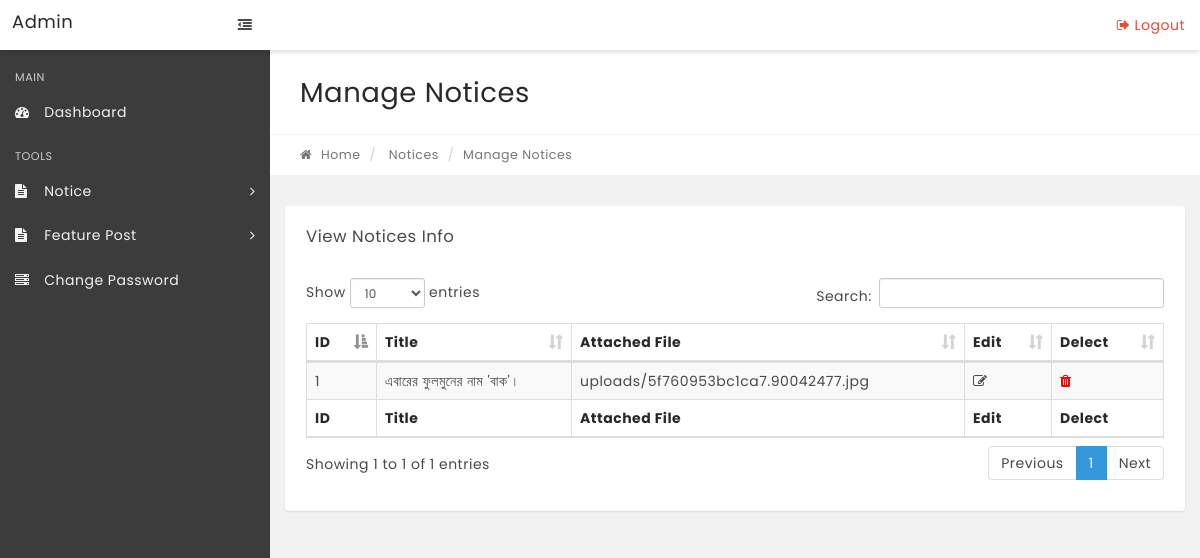
Screenshot of /Notice_board/manage-notice.php with the database file from the repository.
### tables this page shows
CREATE TABLE `notices` (
  `id` int(11) NOT NULL,
  `Title` varchar(100) NOT NULL,
  `Files` varchar(100) NOT NULL,
  `mydate` timestamp NULL DEFAULT NULL
);

### Notice_board/manage-notice.php (the view, shortened to what this page needs)
<?php
include('includes/config.php');
if(strlen($_SESSION['alogin'])=="")
    {
    header("Location: ../login/index.php");
    }
    else{
?>
<!DOCTYPE html>
<html lang="en">
<head>
    <link rel="stylesheet" href="css/bootstrap.min.css" media="screen">
    <link rel="stylesheet" href="css/font-awesome.min.css" media="screen">
    <link rel="stylesheet" href="css/animate-css/animate.min.css" media="screen">
    <link rel="stylesheet" href="css/lobipanel/lobipanel.min.css" media="screen">
    <link rel="stylesheet" href="css/prism/prism.css" media="screen">
    <link rel="stylesheet" type="text/css" href="js/DataTables/datatables.min.css" />
    <link rel="stylesheet" href="css/main.css" media="screen">
</head>
<body class="top-navbar-fixed">
    <div class="main-wrapper">
        <?php include('includes/topbar.php');?>
        <div class="content-wrapper">
            <div class="content-container">
                <?php include('includes/leftbar.php');?>
                <div class="main-page">
                    <div class="container-fluid">
                        <div class="row page-title-div">
                            <div class="col-md-6">
                                <h2 class="title">Manage Notices</h2>
                            </div>
                        </div>
                        <div class="row breadcrumb-div">
                            <div class="col-md-6">
                                <ul class="breadcrumb">
                                    <li><a href="dashboard.php"><i class="fa fa-home"></i> Home</a></li>
                                    <li> Notices</li>
                                    <li class="active">Manage Notices</li>
                                </ul>
                            </div>
                        </div>
                    </div>
                    <section class="section">
                        <div class="container-fluid">
                            <div class="row">
                                <div class="col-md-12">
                                    <div class="panel">
                                        <div class="panel-heading">
                                            <div class="panel-title">
                                                <h5>View Notices Info</h5>
                                            </div>
                                        </div>
                                        <div class="panel-body p-20">
                                            <table id="example" class="display table table-striped table-bordered"
                                                cellspacing="0" width="100%">
                                                <thead>
                                                    <tr>
                                                        <th>ID</th>
                                                        <th>Title</th>
                                                        <th>Attached File</th>
                                                        <th>Edit</th>
                                                        <th>Delect</th>
                                                    </tr>
                                                </thead>
                                                <tfoot>
                                                    <tr>
                                                        <th>ID</th>
                                                        <th>Title</th>
                                                        <th>Attached File</th>
                                                        <th>Edit</th>
                                                        <th>Delect</th>
                                                    </tr>
                                                </tfoot>
                                                <tbody>
<?php $sql = "SELECT * from notices";
$query = $dbh->prepare($sql);
$query->execute();
$results=$query->fetchAll(PDO::FETCH_OBJ);
$cnt=1;
if($query->rowCount() > 0)
{
foreach($results as $result)
{   ?>
                                                    <tr>
                                                        <td><?php echo htmlentities($cnt);?></td>
                                                        <td><?php echo htmlentities($result->Title);?></td>
                                                        <td><?php echo htmlentities($result->Files);?></td>
                                                        <td>
                                                            <a
                                                                href="edit-notice.php?subjectid=<?php echo htmlentities($result->id);?>"><i
                                                                    class="fa fa-edit" title="Edit Record"></i> </a>
                                                        </td>
                                                        <td>
                                                            <a style="color:red;"
                                                                href="delete-notice.php?subjectid=<?php echo htmlentities($result->id);?>"><i
                                                                    class="fa fa-trash" title="Delect Record"></i> </a>
                                                        </td>
                                                    </tr>
                                                    <?php $cnt=$cnt+1;}} ?>
                                                </tbody>
                                            </table>
                                        </div>
                                    </div>
                                </div>
                            </div>
                        </div>
                </div>
            </div>
        </div>
    </div>
</body>
</html>
<?php } ?>

### rows the page displays
notices: Title "এবারের ফুলমুনের নাম 'বাক'।", Files "uploads/5f760953bc1ca7.90042477.jpg"
